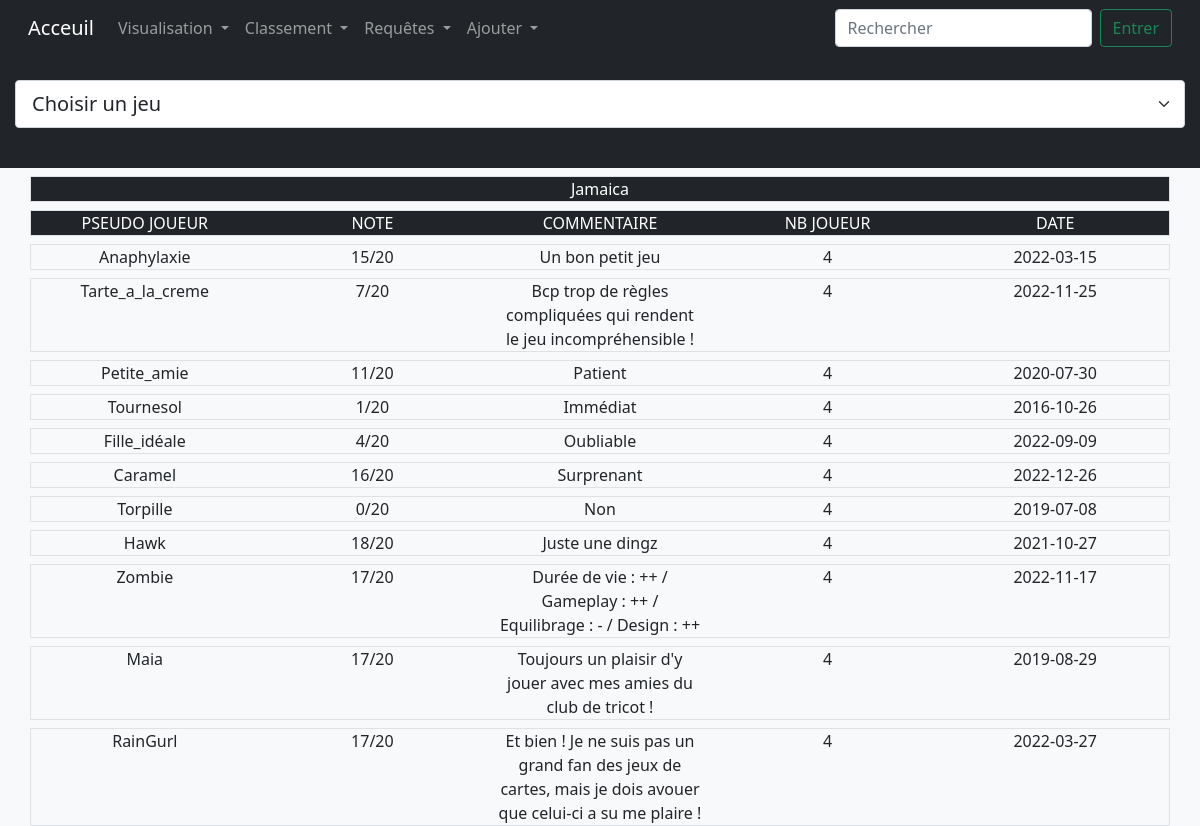
Page /Site/avis.php?Jeu=Jamaica on the committed database.
### tables this page shows
create table AVIS
(
    ID_AVIS                         INT(3)                  not null AUTO_INCREMENT,
    NOTE_AVIS                       INT(3)                  not null,
    COMMENTAIRE_AVIS                BLOB(1000)                      ,
    DATE_AVIS                       DATE                            ,
    ID_CONFIG                       INT(3)                  not null,
    ID_JOUEUR                       INT(3)                  not null,
    constraint pk_avis primary key (ID_AVIS)
);

create table JOUEURS
(
    ID_JOUEUR                       INT(3)                  not null AUTO_INCREMENT,
    PSEUDO_JOUEUR                   CHAR(20)                unique not null,
    NOM_JOUEUR                      CHAR(20)                not null,
    PRENOM_JOUEUR                   CHAR(20)                not null,
    MAIL_JOUEUR                     CHAR(100)                       ,
    constraint pk_joueurs primary key (ID_JOUEUR)
);

create table CONFIGURATIONS 
(   
    ID_CONFIG                   INT(3)             not null, 
    NB_JOUEUR                   INT(3)             not null,
    ID_JEU                      INT(3)             not null,
    constraint pk_config primary key (ID_CONFIG)
);

### Site/avis.php (the view, shortened to what this page needs)
<!DOCTYPE html>
<html>
    <header>
        <?php include('header.php'); ?>
    </header>
    <?php include('connect.php');
    ?>
    <body class="bg-light">
        <div class="col bg-dark pt-4 pb-4">
        <form name="form" >
            <select class="form-select form-select-lg mb-3" aria-label=".form-select-lg example" name="Jeu" onChange="location = this.options[this.selectedIndex].value;">
                <option disabled selected>Choisir un jeu</option>
            </select>
        </form>
        </div>
    <?php
    $jeu = isset($_GET['Jeu']) ? $_GET['Jeu'] :'';
    $sqlQuery = 'SELECT NOTE_AVIS, NB_JOUEUR, PSEUDO_JOUEUR, COMMENTAIRE_AVIS, DATE_AVIS FROM JOUEURS as J natural join AVIS as A natural join CONFIGURATIONS as C natural join JEUX where NOM_JEU ="' . $jeu . '"';
    $avisStatmentQuery = $db->query($sqlQuery);
    $avis = $avisStatmentQuery->fetchAll();
    ?>
        <div class="container text-center ">
            <?php if(isset($_GET['Jeu'])){?>
            <div class="row justify-content-md-center border mt-2 bg-dark text-white"><?php echo $jeu; ?></div>
            <div class="row justify-content-md-center border mt-2 bg-dark text-white">
                <div class="col">PSEUDO JOUEUR</div>
                <div class="col">NOTE</div>
                <div class="col">COMMENTAIRE</div>
                <div class="col">NB JOUEUR</div>
                <div class="col">DATE</div>
        </div>
        <?php }?>
            <?php foreach($avis as $avis) {?>
                <div class="row bg-light border mt-2">
                    <div class="col"><?php echo $avis['PSEUDO_JOUEUR']?></div>
                    <div class="col"><?php echo $avis['NOTE_AVIS'] . '/20'?></div>
                    <div class="col"><?php echo $avis['COMMENTAIRE_AVIS']?></div>
                    <div class="col"><?php echo $avis['NB_JOUEUR']?></div>
                    <div class="col"><?php echo $avis['DATE_AVIS']?></div>
            </div>
            <?php } ?>
    </div>
    </body>
</html>

### rows in the picture
avis: ID_JOUEUR.PSEUDO_JOUEUR "Anaphylaxie", NOTE_AVIS "15", COMMENTAIRE_AVIS "Un bon petit jeu", ID_CONFIG.NB_JOUEUR "4", DATE_AVIS "2022-03-15"
avis: ID_JOUEUR.PSEUDO_JOUEUR "Tarte_a_la_creme", NOTE_AVIS "7", COMMENTAIRE_AVIS "Bcp trop de règles compliquées qui rendent le jeu incompréhensible !", ID_CONFIG.NB_JOUEUR "4", DATE_AVIS "2022-11-25"
avis: ID_JOUEUR.PSEUDO_JOUEUR "Petite_amie", NOTE_AVIS "11", COMMENTAIRE_AVIS "Patient", ID_CONFIG.NB_JOUEUR "4", DATE_AVIS "2020-07-30"
avis: ID_JOUEUR.PSEUDO_JOUEUR "Tournesol", NOTE_AVIS "1", COMMENTAIRE_AVIS "Immédiat", ID_CONFIG.NB_JOUEUR "4", DATE_AVIS "2016-10-26"
avis: ID_JOUEUR.PSEUDO_JOUEUR "Fille_idéale", NOTE_AVIS "4", COMMENTAIRE_AVIS "Oubliable", ID_CONFIG.NB_JOUEUR "4", DATE_AVIS "2022-09-09"
avis: ID_JOUEUR.PSEUDO_JOUEUR "Caramel", NOTE_AVIS "16", COMMENTAIRE_AVIS "Surprenant", ID_CONFIG.NB_JOUEUR "4", DATE_AVIS "2022-12-26"
avis: ID_JOUEUR.PSEUDO_JOUEUR "Torpille", NOTE_AVIS "0", COMMENTAIRE_AVIS "Non", ID_CONFIG.NB_JOUEUR "4", DATE_AVIS "2019-07-08"
avis: ID_JOUEUR.PSEUDO_JOUEUR "Hawk", NOTE_AVIS "18", COMMENTAIRE_AVIS "Juste une dingz", ID_CONFIG.NB_JOUEUR "4", DATE_AVIS "2021-10-27"
avis: ID_JOUEUR.PSEUDO_JOUEUR "Zombie", NOTE_AVIS "17", COMMENTAIRE_AVIS "Durée de vie : ++ / Gameplay : ++ / Equilibrage : - / Design : ++", ID_CONFIG.NB_JOUEUR "4", DATE_AVIS "2022-11-17"
avis: ID_JOUEUR.PSEUDO_JOUEUR "Maia", NOTE_AVIS "17", COMMENTAIRE_AVIS "Toujours un plaisir d'y jouer avec mes amies du club de tricot !", ID_CONFIG.NB_JOUEUR "4", DATE_AVIS "2019-08-29"
avis: ID_JOUEUR.PSEUDO_JOUEUR "RainGurl", NOTE_AVIS "17", COMMENTAIRE_AVIS "Et bien ! Je ne suis pas un grand fan des jeux de cartes, mais je dois avouer que celui-ci a su me plaire !", ID_CONFIG.NB_JOUEUR "4", DATE_AVIS "2022-03-27"

### other values in the picture
$jeu "Jamaica"
